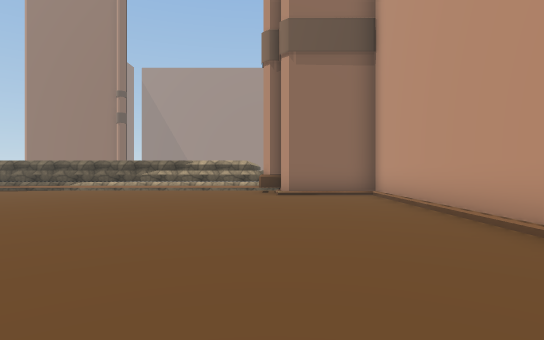
[1] (above)

24 first-person views from a walk through a 3-D level made in the Unity game engine. The camera is 1.4 m above the floor, looks level and sees 80° across. The floor is counted in squares, 2 m on a side. Each view is taken from the middle of a square. On the plan, view 1 faces up. The plan holds only what a view shows up to about 10 squares ahead; the rest is blank. The place goes on beyond the plan. The player is left out. Some surface patterns are stand-ins.

[2]
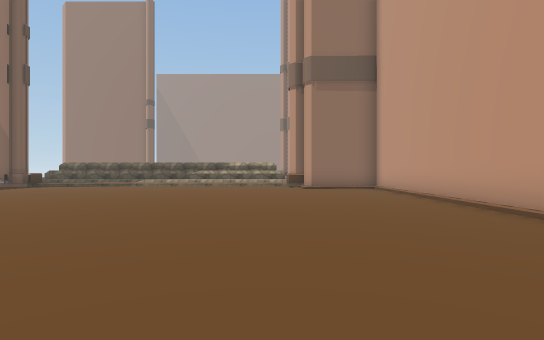

[3]
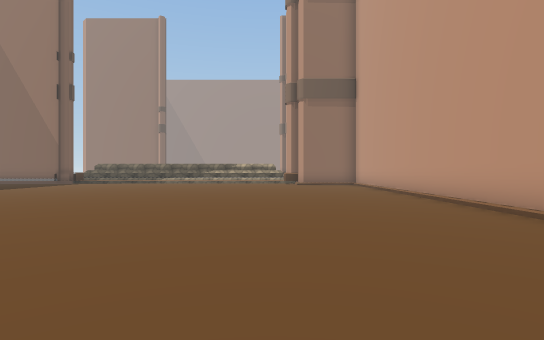

[4]
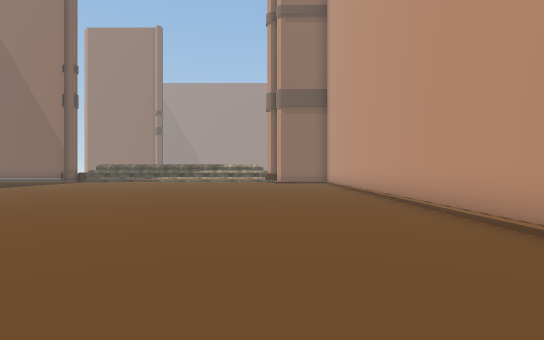

[5]
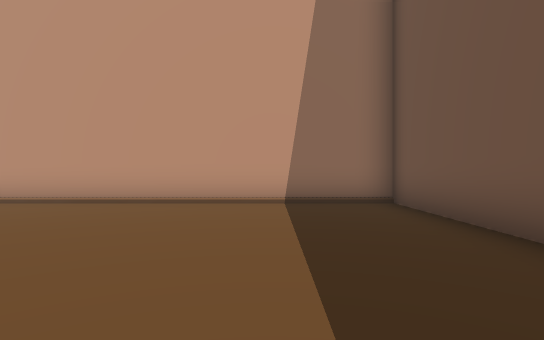

[6]
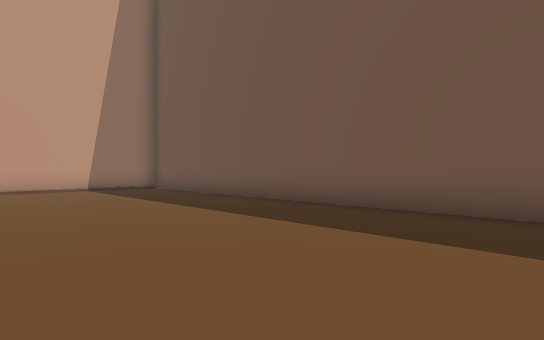

[7]
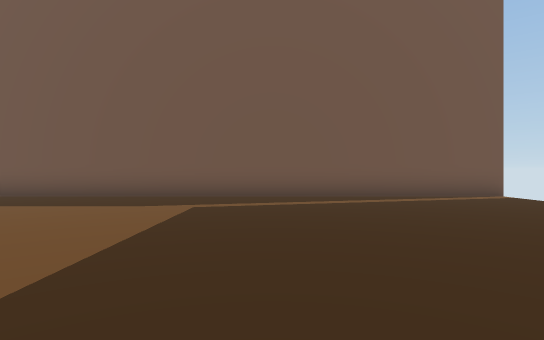

[8]
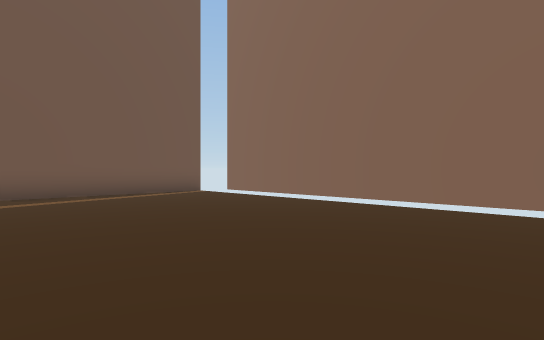

[9]
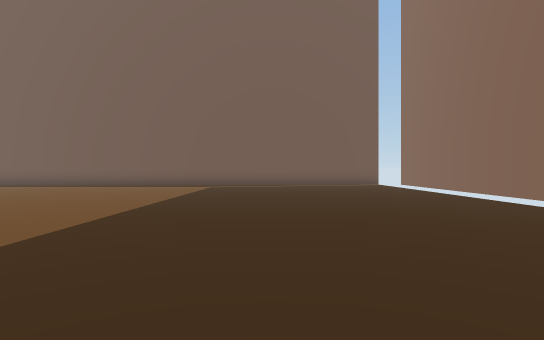

[10]
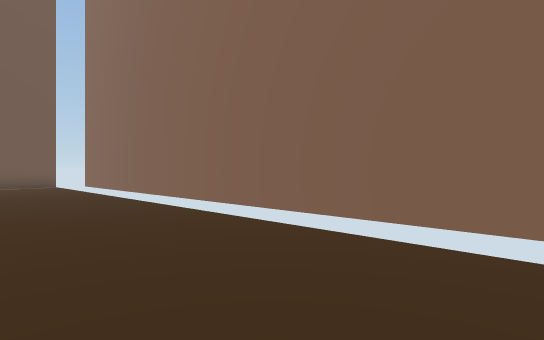

[11]
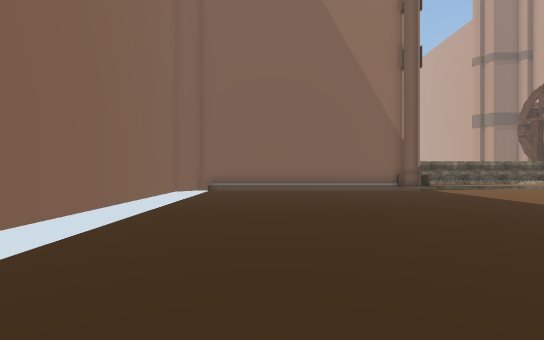

[12]
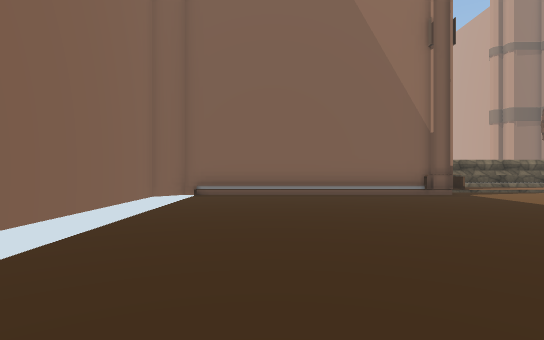

[13]
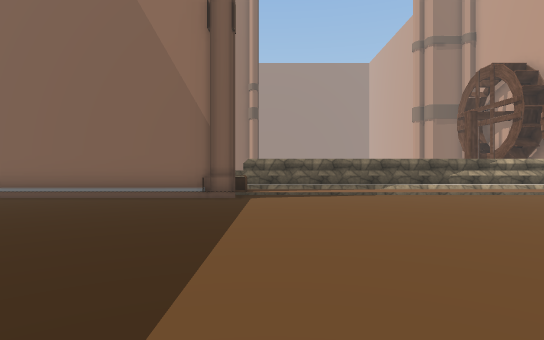

[14]
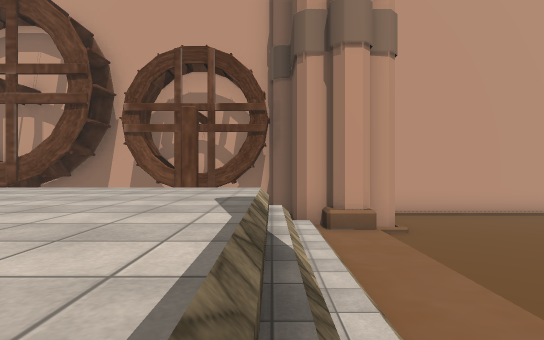

[15]
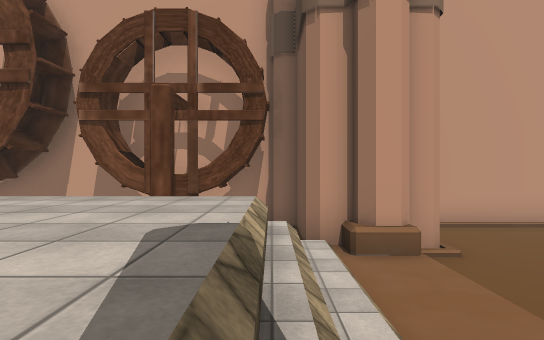

[16]
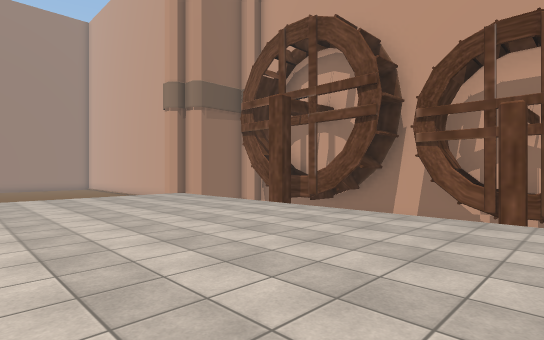

[17]
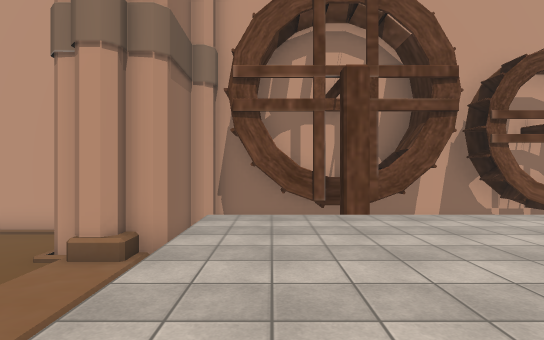

[18]
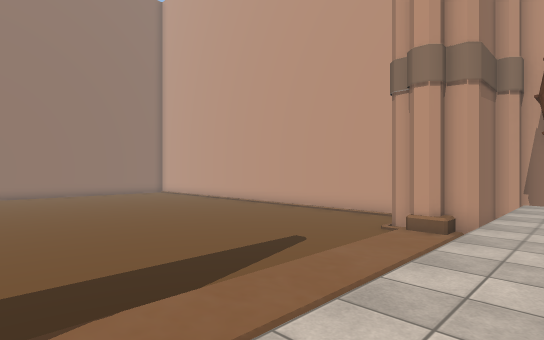

[19]
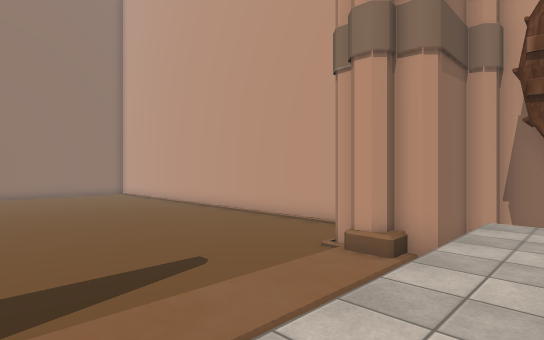

[20]
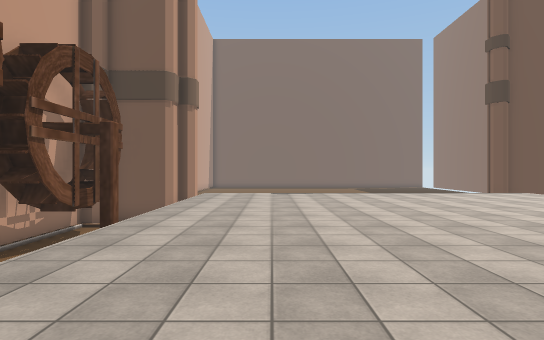

[21]
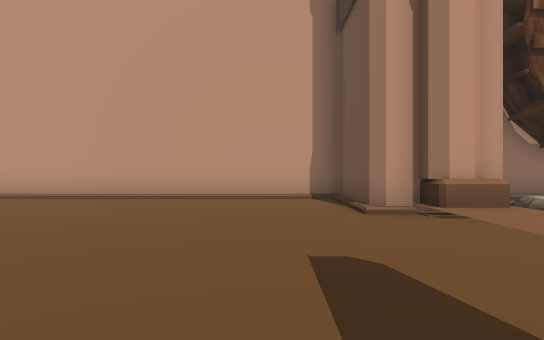

[22]
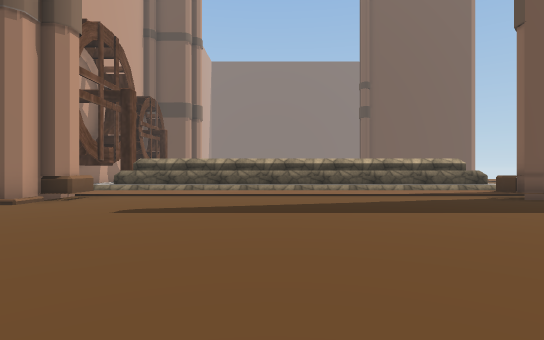

[23]
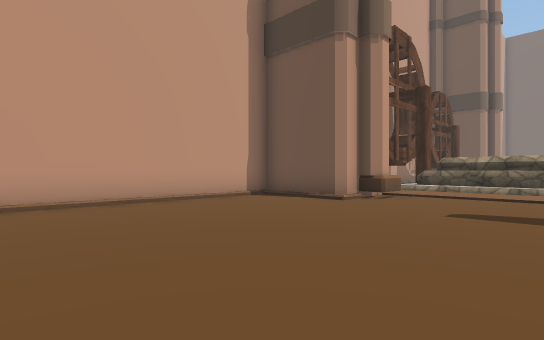

[24]
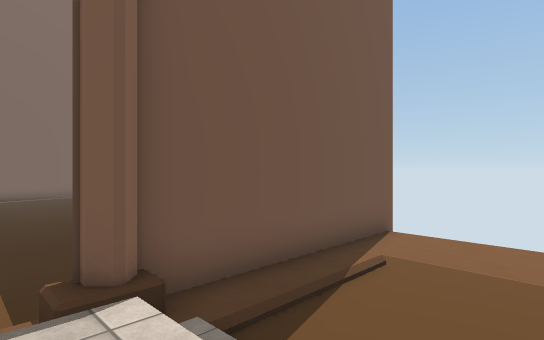

### Floor plan
Key: @ floor where view 1 was taken; # wall or solid block; . main floor; : floor 0.25 m higher than the main floor; + floor 2 m higher than the main floor; / step, stairs or slope.
Columns run from 19 left of view 1 to 3 right of it. Each row starts with its distance up from view 1.
 32            ...........#
 31            ...........#
 30            ...........#
 29            ...........#
 28           ............#
 27           ............#
 26          .............#
 25         ////////////###
 24         #//////////###
 23         ////////////###
 22         ///////////   #
 21           ++++++++/   #
 20               ++++/   #
 19              +++++/   #
 18             ++++++/   #
 17             ++++++/   #
 16            +++++++/  .#
 15           ++++++++/  .#
 14     ..   +++++++++/ ###
 13  ::/... /+++++++++/  .#
 12  ::/...///////////// .#
 11  ::////////////////:###
 10 #########//////////####
  9 #..................///#
  8 #.....................#
  7 #.....................#
  6 #.....................#
  5 #.....................#
  4 #.....................#
  3 #.....................#
  2 #.....................#
  1 #.......... ..........#
  0 #.......... .......@..#
 -1 #.....................#
 -2 #.....................#
 -3 #............. .......#
 -4 #............. .......#
 -5 #.....................#
 -6 #.....................#
 -7 #.....................#
 -8 #.....................#
 -9  .....................#
-10  .....................#
-11   #####################

Positions as (right, up) in squares from view 1, and headings:
1: (0, 0), facing up
2: (-1, -3), facing up
3: (-1, -6), facing up
4: (0, -8), facing up
5: (-4, -8), facing right
6: (-9, -5), facing down-right
7: (-12, -2), facing down
8: (-12, -1), facing down-left
9: (-13, 5), facing down
10: (-15, 5), facing down-left
11: (-16, -1), facing up
12: (-16, 1), facing up
13: (-10, 2), facing up
14: (-7, 12), facing right
15: (-5, 12), facing right
16: (-6, 13), facing up-right
17: (-6, 21), facing right
18: (-9, 21), facing up-right
19: (-6, 21), facing up-right
20: (-3, 22), facing down
21: (-5, 27), facing right
22: (-5, 32), facing down
23: (-4, 32), facing down-right
24: (-10, 14), facing down-left
